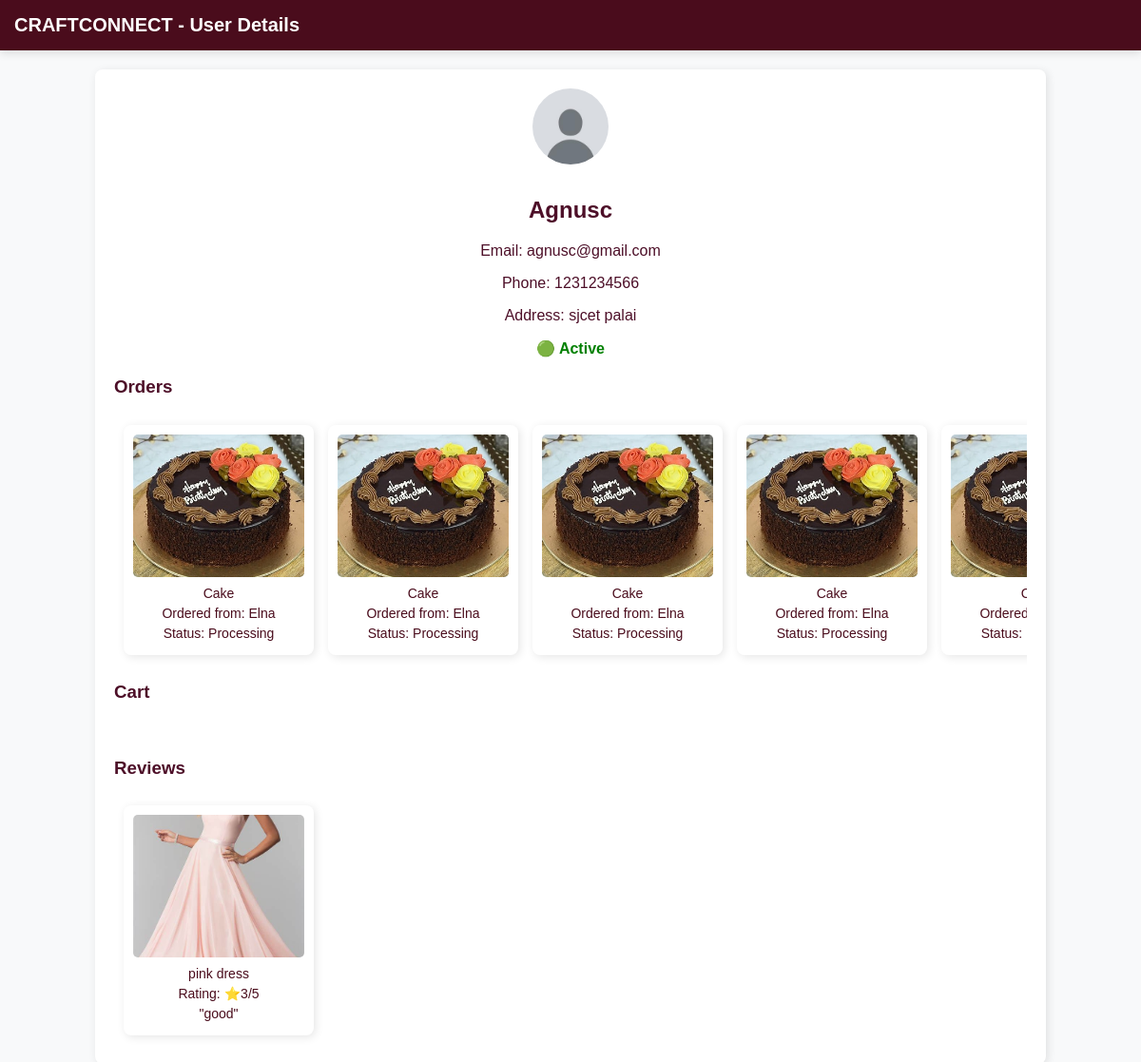
/admin/user/7 (signed in), run on an earlier commit of the app's database.
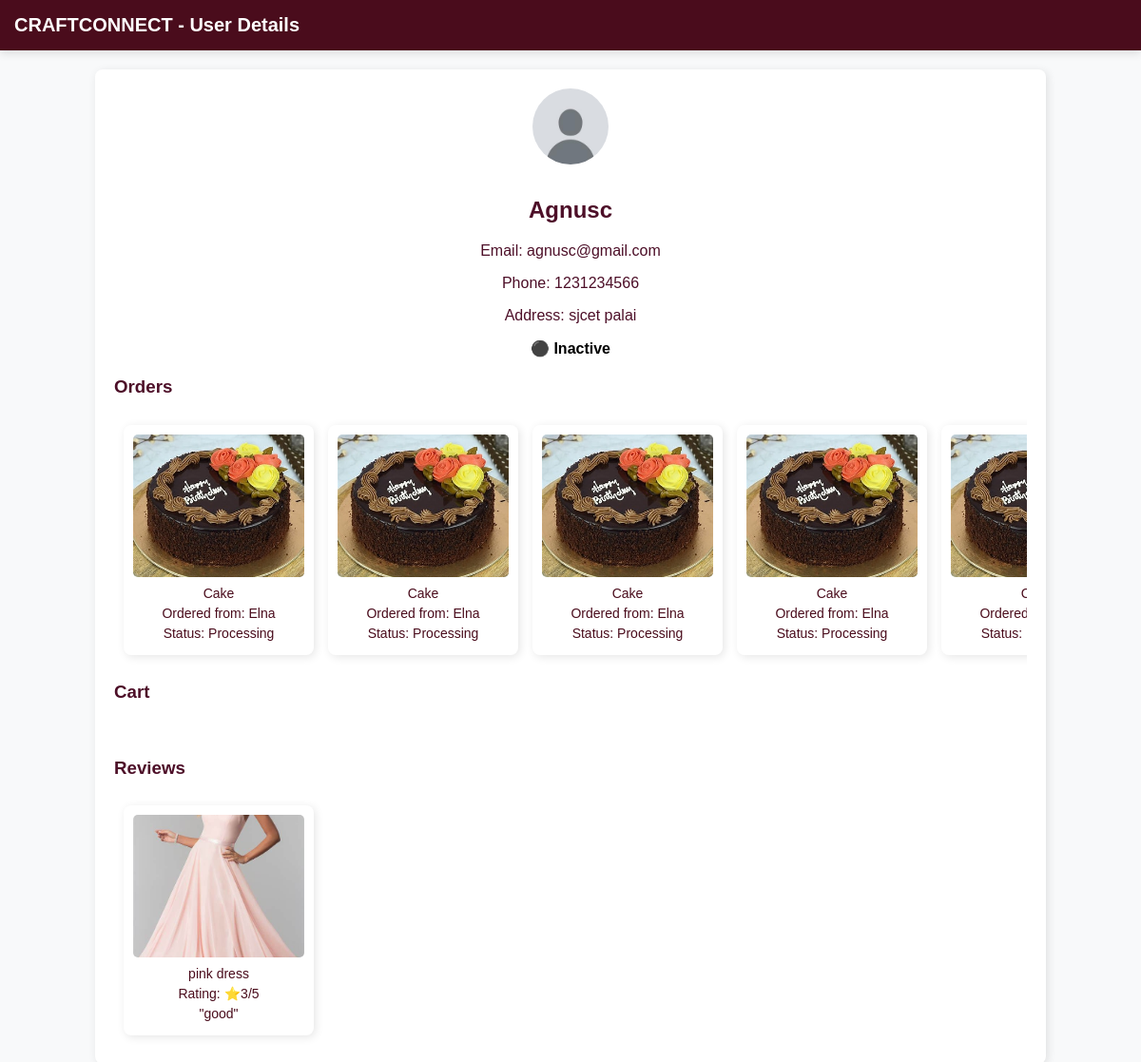
And on a later commit of the database.
### app.py (the view, shortened to what this page needs)
@app.route('/admin/user/<int:user_id>')
def admin_user_details(user_id):
    if 'admin_logged_in' not in session:
        return redirect('/admin')
    conn = get_db_connection()
    user = conn.execute('SELECT * FROM users WHERE id = ?', (user_id,)).fetchone()
    if not user:
        conn.close()
        return "User not found", 404
    user_type = user['user_type']
    if user_type == 'customer':
        orders = conn.execute('''
            SELECT orders.*, products.name AS product_name, products.image, users.name AS manufacturer_name
            FROM orders
            JOIN products ON orders.product_id = products.id
            JOIN users ON products.manufacturer_id = users.id
            WHERE orders.user_id = ?
        ''', (user_id,)).fetchall()
        cart_items = conn.execute('''
            SELECT cart.*, products.name, products.image, products.price, users.name AS manufacturer_name
            FROM cart
            JOIN products ON cart.product_id = products.id
            JOIN users ON products.manufacturer_id = users.id
            WHERE cart.user_id = ?
        ''', (user_id,)).fetchall()
        reviews = conn.execute('''
            SELECT product_reviews.*, products.name AS product_name, products.image
            FROM product_reviews
            JOIN products ON product_reviews.product_id = products.id
            WHERE product_reviews.user_id = ?
        ''', (user_id,)).fetchall()
        conn.close()
        return render_template('admin_user_details.html', user=user, user_type=user_type, orders=orders, cart_items=cart_items, reviews=reviews)
    conn.close()
    return "Invalid user type", 400

### app.py (called while the page is built)
def get_db_connection():
    conn = sqlite3.connect("craftconnect.db")
    conn.row_factory = sqlite3.Row
    return conn

### templates/admin_user_details.html (shortened to what this page needs)
<!DOCTYPE html>
<html lang="en">
<head>
    <link rel="stylesheet" href="{{ url_for('static', filename='css/styles.css') }}">
</head>
<body>
    <div class="navbar">CRAFTCONNECT - User Details</div>
    <div class="container">
        <div class="user-info">
            <img src="{{ url_for('static', filename='uploads/' + user['profile_pic']) }}" alt="Profile Picture">
            <h2>{{ user['name'] }}</h2>
            <p>Email: {{ user['email'] }}</p>
            <p>Phone: {{ user['phone'] if user['phone'] else 'N/A' }}</p>
            <p>Address: {{ user['address'] if user['address'] else 'N/A' }}</p>
            {% if user.suspended == 1 %}
                <p style="color: red; font-weight: bold;">🔴 Suspended</p>
            {% elif user.is_logged_in == 1 %}
                <p style="color: green; font-weight: bold;">🟢 Active</p>
            {% else %}
                <p style="color: black; font-weight: bold;">⚫ Inactive</p>
            {% endif %}
        </div>
        {% if user_type == 'customer' %}
            <h3>Orders</h3>
            <div class="scroll-container">
                {% for order in orders %}
                    <div class="item-card">
                        <img src="{{ url_for('static', filename='uploads/' + order['image']) }}" alt="Product">
                        <p>{{ order['product_name'] }}</p>
                        <p>Ordered from: {{ order['manufacturer_name'] }}</p>
                        <p>Status: {{ order['status'] }}</p>
                    </div>
                {% endfor %}
            </div>
            <h3>Cart</h3>
            <div class="scroll-container">
            </div>
            <h3>Reviews</h3>
            <div class="scroll-container">
                {% for review in reviews %}
                    <div class="item-card">
                        <img src="{{ url_for('static', filename='uploads/' + review['image']) }}" alt="Product">
                        <p>{{ review['product_name'] }}</p>
                        <p>Rating: ⭐{{ review['rating'] }}/5</p>
                        <p>"{{ review['feedback'] }}"</p>
                    </div>
                {% endfor %}
            </div>
        {% endif %}
    </div>
</body>
</html>

What changed in the data, as far as the page shows it:
changed users "Agnusc": is_logged_in 1 → 0 (drawn)
Also different on the page:
text no longer shown: "🟢 Active"
text now shown: "⚫ Inactive"
